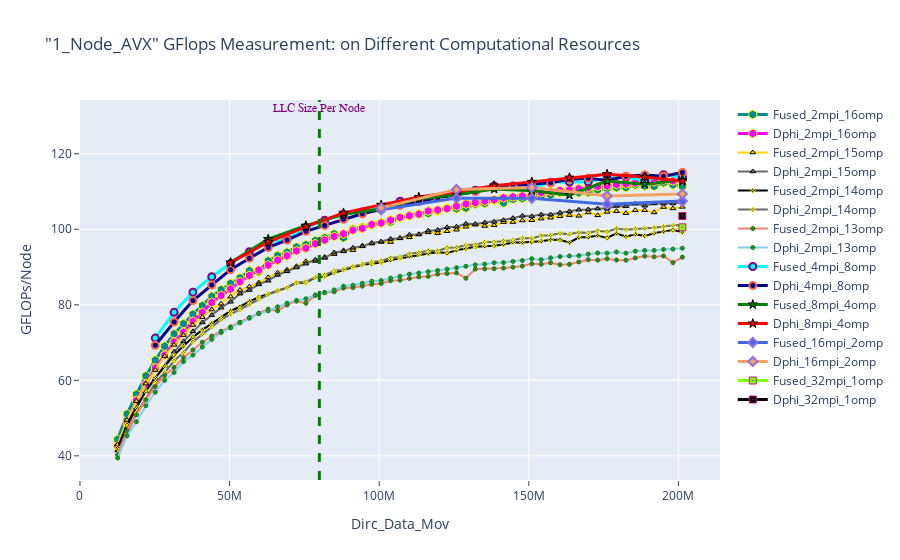

Notebook source saved alongside this figure:
### Markdown cell above
### 1-Node FLOPs Measuement

### Code cell
fig = go.Figure() 

fig.add_trace(go.Scatter(x=(dfn1avx_2mpi_16omp.Dirc_Data_Mov*(dfn1avx_2mpi_16omp.MPI_size)), 
                         y=(dfn1avx_2mpi_16omp.Fused_GFLOPS*(dfn1avx_2mpi_16omp.MPI_size)), 
                         mode='lines+markers', 
                         name='Fused_2mpi_16omp',
                         line=dict(color='darkcyan',width=3),
                         marker=dict(symbol='hexagon',size=9, line=dict(color='yellow',width=1))))
fig.add_trace(go.Scatter(x=(dfn1avx_2mpi_16omp.Dirc_Data_Mov*(dfn1avx_2mpi_16omp.MPI_size)), 
                         y=(dfn1avx_2mpi_16omp.Dphi_GFLOPS*(dfn1avx_2mpi_16omp.MPI_size)), 
                         mode='lines+markers', 
                         name='Dphi_2mpi_16omp',
                         line=dict(color='magenta',width=3),
                         marker=dict(symbol='hexagon',size=9, line=dict(color='yellow',width=1))))



fig.add_trace(go.Scatter(x=(dfn1avx_2mpi_15omp.Dirc_Data_Mov*(dfn1avx_2mpi_15omp.MPI_size)), 
                         y=(dfn1avx_2mpi_15omp.Fused_GFLOPS*(dfn1avx_2mpi_15omp.MPI_size)), 
                         mode='lines+markers', 
                         name='Fused_2mpi_15omp',
                         line=dict(color='gold',width=2),
                         marker=dict(symbol='triangle-up',size=5, line=dict(color='black',width=1))))
fig.add_trace(go.Scatter(x=(dfn1avx_2mpi_15omp.Dirc_Data_Mov*(dfn1avx_2mpi_15omp.MPI_size)), 
                         y=(dfn1avx_2mpi_15omp.Dphi_GFLOPS*(dfn1avx_2mpi_15omp.MPI_size)), 
                         mode='lines+markers', 
                         name='Dphi_2mpi_15omp',
                         line=dict(color='dimgray',width=2),
                         marker=dict(symbol='triangle-up',size=5, line=dict(color='black',width=1))))



fig.add_trace(go.Scatter(x=(dfn1avx_2mpi_14omp.Dirc_Data_Mov*(dfn1avx_2mpi_14omp.MPI_size)), 
                         y=(dfn1avx_2mpi_14omp.Fused_GFLOPS*(dfn1avx_2mpi_14omp.MPI_size)), 
                         mode='lines+markers', 
                         name='Fused_2mpi_14omp',
                         line=dict(color='black',width=2),
                         marker=dict(symbol='diamond-x',size=4, line=dict(color='yellow',width=1))))
fig.add_trace(go.Scatter(x=(dfn1avx_2mpi_14omp.Dirc_Data_Mov*(dfn1avx_2mpi_14omp.MPI_size)), 
                         y=(dfn1avx_2mpi_14omp.Dphi_GFLOPS*(dfn1avx_2mpi_14omp.MPI_size)), 
                         mode='lines+markers', 
                         name='Dphi_2mpi_14omp',
                         line=dict(color='dimgray',width=2),
                         marker=dict(symbol='diamond-x',size=4, line=dict(color='yellow',width=1))))



fig.add_trace(go.Scatter(x=(dfn1avx_2mpi_13omp.Dirc_Data_Mov*(dfn1avx_2mpi_13omp.MPI_size)), 
                         y=(dfn1avx_2mpi_13omp.Fused_GFLOPS*(dfn1avx_2mpi_13omp.MPI_size)), 
                         mode='lines+markers', 
                         name='Fused_2mpi_13omp',
                         line=dict(color='salmon',width=2),
                         marker=dict(symbol='circle-cross',size=4, line=dict(color='green',width=1))))
fig.add_trace(go.Scatter(x=(dfn1avx_2mpi_13omp.Dirc_Data_Mov*(dfn1avx_2mpi_13omp.MPI_size)), 
                         y=(dfn1avx_2mpi_13omp.Dphi_GFLOPS*(dfn1avx_2mpi_13omp.MPI_size)), 
                         mode='lines+markers', 
                         name='Dphi_2mpi_13omp',
                         line=dict(color='skyblue',width=2),
                         marker=dict(symbol='circle-cross',size=4, line=dict(color='green',width=1))))



fig.add_trace(go.Scatter(x=(dfn1avx_4mpi_8omp.Dirc_Data_Mov*(dfn1avx_4mpi_8omp.MPI_size)), 
                        y=(dfn1avx_4mpi_8omp.Fused_GFLOPS*(dfn1avx_4mpi_8omp.MPI_size)), 
                         mode='lines+markers', 
                         name='Fused_4mpi_8omp',
                         line=dict(color='cyan',width=3),
                         marker=dict(symbol='circle',size=7,line=dict(color='Purple',width=2))))
fig.add_trace(go.Scatter(x=(dfn1avx_4mpi_8omp.Dirc_Data_Mov*(dfn1avx_4mpi_8omp.MPI_size)), 
                         y=(dfn1avx_4mpi_8omp.Dphi_GFLOPS*(dfn1avx_4mpi_8omp.MPI_size)), 
                         mode='lines+markers', 
                         name='Dphi_4mpi_8omp',
                         line=dict(color='darkblue',width=3),
                         marker=dict(symbol='circle',size=7, line=dict(color='tomato',width=2))))



fig.add_trace(go.Scatter(x=(dfn1avx_8mpi_4omp.Dirc_Data_Mov*(dfn1avx_8mpi_4omp.MPI_size)), 
                         y=(dfn1avx_8mpi_4omp.Fused_GFLOPS*(dfn1avx_8mpi_4omp.MPI_size)),
                         mode='lines+markers', 
                         name='Fused_8mpi_4omp',
                         line=dict(color='green',width=3),
                         marker=dict(symbol='star',size=7, line=dict(color='black',width=1))))
fig.add_trace(go.Scatter(x=(dfn1avx_8mpi_4omp.Dirc_Data_Mov*(dfn1avx_8mpi_4omp.MPI_size)), 
                         y=(dfn1avx_8mpi_4omp.Dphi_GFLOPS*(dfn1avx_8mpi_4omp.MPI_size)), 
                         mode='lines+markers', 
                         name='Dphi_8mpi_4omp',
                         line=dict(color='red',width=3),
                         marker=dict(symbol='star',size=7, line=dict(color='black',width=1))))


fig.add_trace(go.Scatter(x=(dfn1avx_16mpi_2omp.Dirc_Data_Mov*(dfn1avx_16mpi_2omp.MPI_size)), 
                         y=(dfn1avx_16mpi_2omp.Fused_GFLOPS*(dfn1avx_16mpi_2omp.MPI_size)), 
                         mode='lines+markers', 
                         name='Fused_16mpi_2omp',
                         line=dict(color='royalblue',width=3),
                         marker=dict(symbol='diamond',size=7,line=dict(color='MediumPurple',width=2))))
fig.add_trace(go.Scatter(x=(dfn1avx_16mpi_2omp.Dirc_Data_Mov*(dfn1avx_16mpi_2omp.MPI_size)), 
                         y=(dfn1avx_16mpi_2omp.Dphi_GFLOPS*(dfn1avx_16mpi_2omp.MPI_size)), 
                         mode='lines+markers', 
                         name='Dphi_16mpi_2omp',
                         line=dict(color='sandybrown',width=3),
                         marker=dict(symbol='diamond',size=7,line=dict(color='MediumPurple',width=2))))


fig.add_trace(go.Scatter(x=(dfn1avx_32mpi_1omp.Dirc_Data_Mov*(dfn1avx_32mpi_1omp.MPI_size)), 
                         y=(dfn1avx_32mpi_1omp.Fused_GFLOPS*(dfn1avx_32mpi_1omp.MPI_size)), 
                         mode='lines+markers', 
                         name='Fused_32mpi_1omp',
                         line=dict(color='chartreuse',width=3),
                         marker=dict(symbol='square-dot',size=7, line=dict(color='mediumvioletred',width=1))))
fig.add_trace(go.Scatter(x=(dfn1avx_32mpi_1omp.Dirc_Data_Mov*(dfn1avx_32mpi_1omp.MPI_size)), 
                         y=(dfn1avx_32mpi_1omp.Dphi_GFLOPS*(dfn1avx_32mpi_1omp.MPI_size)), 
                         mode='lines+markers', 
                         name='Dphi_32mpi_1omp',
                         line=dict(color='black',width=3),
                         marker=dict(symbol='square-dot',size=7, line=dict(color='mediumvioletred',width=1))))


# Adding a vertical line
fig.add_vline(x=80e6, line_width=3, line_dash="dash", line_color="green")
# fig.add_hline(y=1024, line_width=3, line_dash="dash", line_color="red")

# Add annotation
fig.add_annotation(
    x='80e6'
    , y=130
    , text=f'LLC Size Per Node'
    , yanchor='bottom'
    , showarrow=False
    , arrowhead=1
    , arrowsize=1
    , arrowwidth=2
    , arrowcolor="#636363"
    , ax=-20
    , ay=-30
    , font=dict(size=12, color="purple", family="Sans Serif")
    , align="left"
    ,)

fig.update_layout(title='"1_Node_AVX" GFlops Measurement: on Different Computational Resources',
                  xaxis_title='Dirc_Data_Mov', yaxis_title='GFLOPs/Node', 
                  xaxis=dict(ticks="outside"),  
                  yaxis=dict(ticks="outside"))

### Figure 1 — Plotly figure (JSON) as saved in the notebook; plotly's stock layout.template omitted (floating-point values rounded to 4 significant figures)
{"data": [{"line": {"color": "darkcyan", "width": 3}, "marker": {"line": {"color": "yellow", "width": 1}, "size": 9, "symbol": "hexagon"}, "mode": "lines+markers", "name": "Fused_2mpi_16omp", "type": "scatter", "x": [12582912, 15728640, 18874368, 22020096, 25165824, 28311552, 31457280, 34603008, 37748736, 40894464, 44040192, 47185920, 50331648, 53477376, 56623104, 59768832, 62914560, 66060288, 69206016, 72351744, 75497472, 78643200, 81788928, 84934656, 88080384, 91226112, 94371840, 97517568, 100663296, 103809024, 106954752, 110100480, 113246208, 116391936, 119537664, 122683392, 125829120, 128974848, 132120576, 135266304, 138412032, 141557760, 144703488, 147849216, 150994944, 154140672, 157286400, 160432128, 163577856, 166723584, 169869312, 173015040, 176160768, 179306496, 182452224, 185597952, 188743680, 191889408, 195035136, 198180864, 201326592], "y": [44.35, 51.08, 56.32, 61.17, 65.31, 69.04, 72.31, 74.99, 77.5, 79.78, 82.23, 84.02, 85.66, 87.13, 89.02, 88.74, 91.64, 93.03, 93.92, 95.28, 95.91, 97.0, 97.77, 98.8, 97.76, 100.1, 100.5, 101.1, 101.8, 101.9, 103.0, 103.6, 104.1, 104.2, 104.8, 105.7, 105.4, 105.6, 106.7, 106.8, 107.6, 107.0, 107.9, 108.2, 108.5, 109.0, 109.1, 109.7, 109.9, 109.7, 109.7, 110.5, 110.9, 111.1, 111.0, 111.7, 111.5, 111.4, 112.3, 111.8, 111.3]}, {"line": {"color": "magenta", "width": 3}, "marker": {"line": {"color": "yellow", "width": 1}, "size": 9, "symbol": "hexagon"}, "mode": "lines+markers", "name": "Dphi_2mpi_16omp", "type": "scatter", "x": [12582912, 15728640, 18874368, 22020096, 25165824, 28311552, 31457280, 34603008, 37748736, 40894464, 44040192, 47185920, 50331648, 53477376, 56623104, 59768832, 62914560, 66060288, 69206016, 72351744, 75497472, 78643200, 81788928, 84934656, 88080384, 91226112, 94371840, 97517568, 100663296, 103809024, 106954752, 110100480, 113246208, 116391936, 119537664, 122683392, 125829120, 128974848, 132120576, 135266304, 138412032, 141557760, 144703488, 147849216, 150994944, 154140672, 157286400, 160432128, 163577856, 166723584, 169869312, 173015040, 176160768, 179306496, 182452224, 185597952, 188743680, 191889408, 195035136, 198180864, 201326592], "y": [42.59, 48.62, 54.66, 58.97, 63.25, 66.63, 70.16, 72.74, 75.62, 78, 80.63, 82.48, 84.17, 86.11, 87.76, 89.2, 90.51, 91.82, 92.98, 94.31, 95.0, 96.17, 97.16, 98.1, 98.79, 99.75, 100.2, 101.2, 101.7, 102.4, 103.1, 103.6, 104.0, 104.8, 105.1, 105.5, 106.1, 106.7, 107.1, 107.5, 107.8, 108.3, 108.6, 108.8, 109.1, 109.7, 110.0, 110.3, 110.4, 110.7, 111.0, 111.3, 111.5, 111.9, 112.0, 112.3, 112.4, 112.6, 113.0, 112.8, 113.1]}, {"line": {"color": "gold", "width": 2}, "marker": {"line": {"color": "black", "width": 1}, "size": 5, "symbol": "triangle-up"}, "mode": "lines+markers", "name": "Fused_2mpi_15omp", "type": "scatter", "x": [12582912, 15728640, 18874368, 22020096, 25165824, 28311552, 31457280, 34603008, 37748736, 40894464, 44040192, 47185920, 50331648, 53477376, 56623104, 59768832, 62914560, 66060288, 69206016, 72351744, 75497472, 78643200, 81788928, 84934656, 88080384, 91226112, 94371840, 97517568, 100663296, 103809024, 106954752, 110100480, 113246208, 116391936, 119537664, 122683392, 125829120, 128974848, 132120576, 135266304, 138412032, 141557760, 144703488, 147849216, 150994944, 154140672, 157286400, 160432128, 163577856, 166723584, 169869312, 173015040, 176160768, 179306496, 182452224, 185597952, 188743680, 191889408, 195035136, 198180864, 201326592], "y": [43.06, 49.48, 54.47, 59.13, 62.72, 66.4, 69.4, 71.97, 74.65, 76.72, 78.74, 80.29, 82.15, 83.93, 84.8, 85.87, 87.26, 88.5, 89.27, 90.19, 91.51, 91.59, 92.63, 93.42, 94.41, 94.48, 95.66, 96.21, 96.66, 96.63, 97.67, 97.88, 98.65, 99.18, 98.97, 99.48, 99.88, 100.7, 101.2, 100.9, 101.1, 101.9, 101.9, 102.3, 102.4, 102.8, 103.1, 103.5, 103.7, 103.6, 104.5, 103.7, 104.6, 104.8, 104.3, 105.0, 105.0, 104.5, 105.9, 105.5, 105.9]}, {"line": {"color": "dimgray", "width": 2}, "marker": {"line": {"color": "black", "width": 1}, "size": 5, "symbol": "triangle-up"}, "mode": "lines+markers", "name": "Dphi_2mpi_15omp", "type": "scatter", "x": [12582912, 15728640, 18874368, 22020096, 25165824, 28311552, 31457280, 34603008, 37748736, 40894464, 44040192, 47185920, 50331648, 53477376, 56623104, 59768832, 62914560, 66060288, 69206016, 72351744, 75497472, 78643200, 81788928, 84934656, 88080384, 91226112, 94371840, 97517568, 100663296, 103809024, 106954752, 110100480, 113246208, 116391936, 119537664, 122683392, 125829120, 128974848, 132120576, 135266304, 138412032, 141557760, 144703488, 147849216, 150994944, 154140672, 157286400, 160432128, 163577856, 166723584, 169869312, 173015040, 176160768, 179306496, 182452224, 185597952, 188743680, 191889408, 195035136, 198180864, 201326592], "y": [41.45, 47.43, 52.76, 57.08, 60.45, 63.84, 67.56, 70.31, 72.96, 75.34, 77.26, 79.25, 80.8, 82.96, 83.92, 85.42, 86.38, 87.91, 88.87, 89.89, 90.89, 91.93, 92.42, 93.83, 94.16, 95.1, 95.48, 96.37, 96.75, 97.45, 97.59, 98.54, 98.64, 99.63, 99.79, 100.5, 100.7, 101.4, 101.4, 101.8, 102.0, 102.4, 102.9, 103.6, 103.4, 103.9, 103.9, 104.4, 104.7, 105.2, 105.2, 105.5, 105.5, 106.2, 106.1, 106.8, 106.2, 106.8, 106.8, 106.8, 107.1]}, {"line": {"color": "black", "width": 2}, "marker": {"line": {"color": "yellow", "width": 1}, "size": 4, "symbol": "diamond-x"}, "mode": "lines+markers", "name": "Fused_2mpi_14omp", "type": "scatter", "x": [12582912, 15728640, 18874368, 22020096, 25165824, 28311552, 31457280, 34603008, 37748736, 40894464, 44040192, 47185920, 50331648, 53477376, 56623104, 59768832, 62914560, 66060288, 69206016, 72351744, 75497472, 78643200, 81788928, 84934656, 88080384, 91226112, 94371840, 97517568, 100663296, 103809024, 106954752, 110100480, 113246208, 116391936, 119537664, 122683392, 125829120, 128974848, 132120576, 135266304, 138412032, 141557760, 144703488, 147849216, 150994944, 154140672, 157286400, 160432128, 163577856, 166723584, 169869312, 173015040, 176160768, 179306496, 182452224, 185597952, 188743680, 191889408, 195035136, 198180864, 201326592], "y": [42.16, 48.2, 52.9, 57.18, 60.75, 63.81, 66.69, 69.07, 71.44, 73.36, 75.01, 76.67, 78.36, 79.49, 80.91, 82.01, 82.89, 83.59, 84.54, 85.88, 85.85, 87.26, 87.49, 88.5, 89.28, 89.91, 90.57, 90.85, 91.19, 91.84, 92.31, 92.83, 93.3, 93.6, 93.88, 93.69, 94.46, 94.86, 95.38, 95.5, 95.63, 95.99, 96.53, 96.49, 96.64, 96.84, 97.23, 97.21, 96.48, 97.88, 97.88, 98.37, 97.72, 98.93, 98.04, 98.67, 98.25, 98.95, 99.44, 99.82, 99.27]}, {"line": {"color": "dimgray", "width": 2}, "marker": {"line": {"color": "yellow", "width": 1}, "size": 4, "symbol": "diamond-x"}, "mode": "lines+markers", "name": "Dphi_2mpi_14omp", "type": "scatter", "x": [12582912, 15728640, 18874368, 22020096, 25165824, 28311552, 31457280, 34603008, 37748736, 40894464, 44040192, 47185920, 50331648, 53477376, 56623104, 59768832, 62914560, 66060288, 69206016, 72351744, 75497472, 78643200, 81788928, 84934656, 88080384, 91226112, 94371840, 97517568, 100663296, 103809024, 106954752, 110100480, 113246208, 116391936, 119537664, 122683392, 125829120, 128974848, 132120576, 135266304, 138412032, 141557760, 144703488, 147849216, 150994944, 154140672, 157286400, 160432128, 163577856, 166723584, 169869312, 173015040, 176160768, 179306496, 182452224, 185597952, 188743680, 191889408, 195035136, 198180864, 201326592], "y": [40.42, 45.97, 51.31, 55.1, 59.33, 62.07, 65.17, 67.3, 70.23, 72.17, 74.15, 76.1, 77.55, 78.71, 80.12, 81.54, 82.73, 83.8, 84.55, 85.83, 86.05, 87.27, 87.91, 88.95, 89.36, 90.17, 90.75, 91.33, 91.62, 92.44, 92.61, 93.51, 93.84, 94.33, 94.28, 95.08, 95.16, 95.82, 95.87, 96.61, 96.66, 96.95, 97.11, 97.67, 97.6, 98.31, 98.41, 98.92, 98.7, 99.18, 99.01, 99.6, 99.32, 100.2, 99.87, 100.1, 100.2, 100.4, 100.7, 101.0, 101.0]}, {"line": {"color": "salmon", "width": 2}, "marker": {"line": {"color": "green", "width": 1}, "size": 4, "symbol": "circle-cross"}, "mode": "lines+markers", "name": "Fused_2mpi_13omp", "type": "scatter", "x": [12582912, 15728640, 18874368, 22020096, 25165824, 28311552, 31457280, 34603008, 37748736, 40894464, 44040192, 47185920, 50331648, 53477376, 56623104, 59768832, 62914560, 66060288, 69206016, 72351744, 75497472, 78643200, 81788928, 84934656, 88080384, 91226112, 94371840, 97517568, 100663296, 103809024, 106954752, 110100480, 113246208, 116391936, 119537664, 122683392, 125829120, 128974848, 132120576, 135266304, 138412032, 141557760, 144703488, 147849216, 150994944, 154140672, 157286400, 160432128, 163577856, 166723584, 169869312, 173015040, 176160768, 179306496, 182452224, 185597952, 188743680, 191889408, 195035136, 198180864, 201326592], "y": [40.28, 46.54, 50.88, 54.85, 58.31, 61.31, 63.42, 65.96, 68.05, 70.09, 71.71, 73.0, 74.18, 75.37, 76.64, 77.76, 78.86, 78.41, 79.95, 80.98, 80.42, 82.47, 83.26, 83.45, 84.43, 84.51, 84.95, 85.45, 85.63, 86.39, 86.5, 86.99, 87.38, 87.51, 88.13, 88.28, 88.44, 87.03, 89.46, 89.52, 89.56, 89.72, 89.97, 90.25, 90.88, 90.73, 91.14, 90.62, 90.72, 91.34, 91.95, 91.82, 92.19, 91.86, 91.83, 92.41, 92.9, 92.71, 92.93, 91.17, 92.6]}, {"line": {"color": "skyblue", "width": 2}, "marker": {"line": {"color": "green", "width": 1}, "size": 4, "symbol": "circle-cross"}, "mode": "lines+markers", "name": "Dphi_2mpi_13omp", "type": "scatter", "x": [12582912, 15728640, 18874368, 22020096, 25165824, 28311552, 31457280, 34603008, 37748736, 40894464, 44040192, 47185920, 50331648, 53477376, 56623104, 59768832, 62914560, 66060288, 69206016, 72351744, 75497472, 78643200, 81788928, 84934656, 88080384, 91226112, 94371840, 97517568, 100663296, 103809024, 106954752, 110100480, 113246208, 116391936, 119537664, 122683392, 125829120, 128974848, 132120576, 135266304, 138412032, 141557760, 144703488, 147849216, 150994944, 154140672, 157286400, 160432128, 163577856, 166723584, 169869312, 173015040, 176160768, 179306496, 182452224, 185597952, 188743680, 191889408, 195035136, 198180864, 201326592], "y": [39.43, 45.31, 49.03, 53.29, 56.86, 59.98, 62.06, 64.95, 66.69, 68.82, 70.85, 72.67, 73.88, 75.24, 76.44, 77.65, 78.41, 79.47, 80.44, 81.15, 81.61, 82.62, 83.21, 83.94, 84.91, 85.18, 85.7, 86.24, 86.44, 87.07, 87.56, 88.13, 88.42, 88.78, 89.09, 89.45, 89.82, 90.2, 90.6, 90.78, 91.13, 91.19, 91.48, 91.72, 92.2, 91.96, 92.44, 92.79, 92.95, 93.02, 93.41, 93.71, 93.67, 93.99, 93.68, 94.2, 94.4, 94.39, 94.66, 94.74, 94.99]}, {"line": {"color": "cyan", "width": 3}, "marker": {"line": {"color": "Purple", "width": 2}, "size": 7, "symbol": "circle"}, "mode": "lines+markers", "name": "Fused_4mpi_8omp", "type": "scatter", "x": [25165824, 31457280, 37748736, 44040192, 50331648, 56623104, 62914560, 69206016, 75497472, 81788928, 88080384, 94371840, 100663296, 106954752, 113246208, 119537664, 125829120, 132120576, 138412032, 144703488, 150994944, 157286400, 163577856, 169869312, 176160768, 182452224, 188743680, 195035136, 201326592], "y": [71.19, 78.01, 83.35, 87.43, 90.92, 94.06, 96.63, 97.43, 100.5, 102.4, 103.9, 104.6, 105.6, 107.4, 107.3, 108.4, 109.9, 110.4, 111.5, 111.4, 110.9, 112.5, 112.5, 112.6, 113.5, 113.9, 112.9, 114.4, 113.9]}, {"line": {"color": "darkblue", "width": 3}, "marker": {"line": {"color": "tomato", "width": 2}, "size": 7, "symbol": "circle"}, "mode": "lines+markers", "name": "Dphi_4mpi_8omp", "type": "scatter", "x": [25165824, 31457280, 37748736, 44040192, 50331648, 56623104, 62914560, 69206016, 75497472, 81788928, 88080384, 94371840, 100663296, 106954752, 113246208, 119537664, 125829120, 132120576, 138412032, 144703488, 150994944, 157286400, 163577856, 169869312, 176160768, 182452224, 188743680, 195035136, 201326592], "y": [69.27, 75.45, 81.15, 85.25, 89.3, 92.35, 95.19, 97.14, 99.47, 101.0, 102.6, 104.1, 105.3, 106.3, 107.4, 108.3, 109.1, 110.0, 111.0, 111.4, 112.0, 112.3, 113.3, 113.5, 112.9, 114.1, 114.4, 114.0, 115.0]}, {"line": {"color": "green", "width": 3}, "marker": {"line": {"color": "black", "width": 1}, "size": 7, "symbol": "star"}, "mode": "lines+markers", "name": "Fused_8mpi_4omp", "type": "scatter", "x": [50331648, 62914560, 75497472, 88080384, 100663296, 113246208, 125829120, 138412032, 150994944, 163577856, 176160768, 188743680, 201326592], "y": [91.18, 97.41, 101.0, 104.0, 105.4, 108.1, 109.1, 110.7, 110.2, 109.1, 112.8, 111.9, 113.1]}, {"line": {"color": "red", "width": 3}, "marker": {"line": {"color": "black", "width": 1}, "size": 7, "symbol": "star"}, "mode": "lines+markers", "name": "Dphi_8mpi_4omp", "type": "scatter", "x": [50331648, 62914560, 75497472, 88080384, 100663296, 113246208, 125829120, 138412032, 150994944, 163577856, 176160768, 188743680, 201326592], "y": [91.14, 96.63, 100.7, 104.4, 106.5, 108.5, 110.0, 111.6, 112.6, 113.7, 114.6, 113.8, 112.7]}, {"line": {"color": "royalblue", "width": 3}, "marker": {"line": {"color": "MediumPurple", "width": 2}, "size": 7, "symbol": "diamond"}, "mode": "lines+markers", "name": "Fused_16mpi_2omp", "type": "scatter", "x": [100663296, 125829120, 150994944, 176160768, 201326592], "y": [105.2, 108.2, 108.2, 106.6, 107.5]}, {"line": {"color": "sandybrown", "width": 3}, "marker": {"line": {"color": "MediumPurple", "width": 2}, "size": 7, "symbol": "diamond"}, "mode": "lines+markers", "name": "Dphi_16mpi_2omp", "type": "scatter", "x": [100663296, 125829120, 150994944, 176160768, 201326592], "y": [105.7, 110.5, 111.1, 108.8, 109.4]}, {"line": {"color": "chartreuse", "width": 3}, "marker": {"line": {"color": "mediumvioletred", "width": 1}, "size": 7, "symbol": "square-dot"}, "mode": "lines+markers", "name": "Fused_32mpi_1omp", "type": "scatter", "x": [201326592], "y": [100.5]}, {"line": {"color": "black", "width": 3}, "marker": {"line": {"color": "mediumvioletred", "width": 1}, "size": 7, "symbol": "square-dot"}, "mode": "lines+markers", "name": "Dphi_32mpi_1omp", "type": "scatter", "x": [201326592], "y": [103.5]}], "layout": {"annotations": [{"align": "left", "arrowcolor": "#636363", "arrowhead": 1, "arrowsize": 1, "arrowwidth": 2, "ax": -20, "ay": -30, "font": {"color": "purple", "family": "Sans Serif", "size": 12}, "showarrow": false, "text": "LLC Size Per Node", "x": "80e6", "y": 130, "yanchor": "bottom"}], "shapes": [{"line": {"color": "green", "dash": "dash", "width": 3}, "type": "line", "x0": 80000000, "x1": 80000000, "xref": "x", "y0": 0, "y1": 1, "yref": "y domain"}], "title": {"text": "\"1_Node_AVX\" GFlops Measurement: on Different Computational Resources"}, "xaxis": {"ticks": "outside", "title": {"text": "Dirc_Data_Mov"}}, "yaxis": {"ticks": "outside", "title": {"text": "GFLOPs/Node"}}}}
